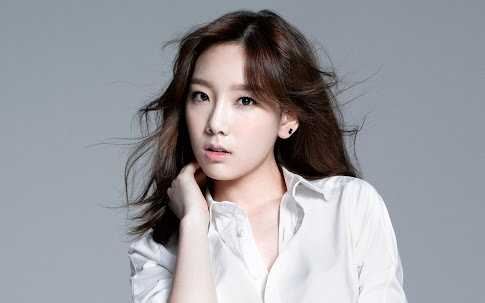
#> input picture day03_opencv_face_detection/img/taecv.jpg, 485 x 303 px
$ python arithmetics.py
#> lines starting #> are read from the running program, lines starting #| are printed output that depends on the picture; after the words box and inside, x2 and y2 are one past the last pixel; in counts of white or black regions, pixels touching at a corner belong together
# Applying arithmetics on images.
import numpy as np
import cv2

tae = cv2.imread('../img/taecv.jpg',cv2.IMREAD_COLOR)
#> tae is the input picture: shape (303, 485, 3); mean B, G, R 159.7, 154.3, 154
tae_gray = cv2.cvtColor(tae,cv2.COLOR_BGR2GRAY)
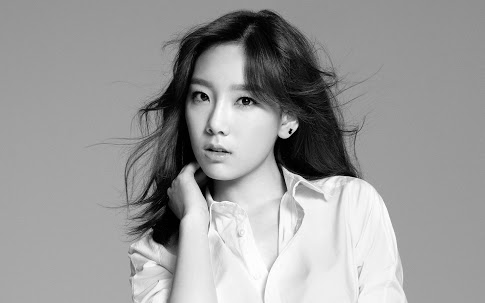
#> tae_gray: shape (303, 485); min 0, max 255, mean 154.8

yoona = cv2.imread('../img/yoonacv.jpg', cv2.IMREAD_COLOR)
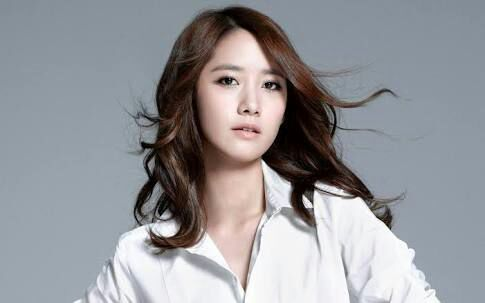
#> input picture day03_opencv_face_detection/img/yoonacv.jpg, 485 x 303 px
#> yoona is the input picture: shape (303, 485, 3); mean B, G, R 154.3, 150.2, 149.3

retval, threshold = cv2.threshold(tae, 125, 255, cv2.THRESH_BINARY)
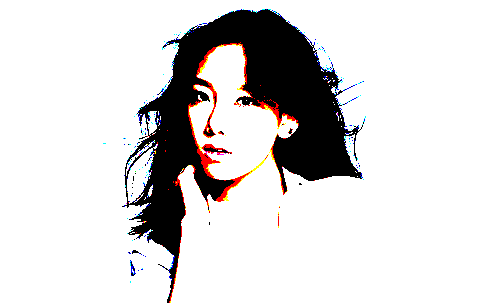
#> threshold: shape (303, 485, 3); mean B, G, R 213.9, 213.9, 216
retval, threshold_gray = cv2.threshold(tae_gray, 125, 255, cv2.THRESH_BINARY)
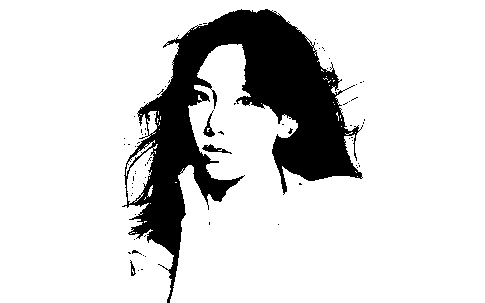
#> threshold_gray: shape (303, 485); 84.1% white; 70 black regions (65 under 20 px), largest, box (x1, y1, x2, y2) and area: (122, 9, 363, 303) 22865, (202, 144, 232, 154) 117, (203, 110, 215, 137) 112, (130, 260, 136, 276) 41, (132, 250, 142, 255) 20
gaus = cv2.adaptiveThreshold(tae_gray, 255, cv2.ADAPTIVE_THRESH_GAUSSIAN_C, cv2.THRESH_BINARY, 115, 5)
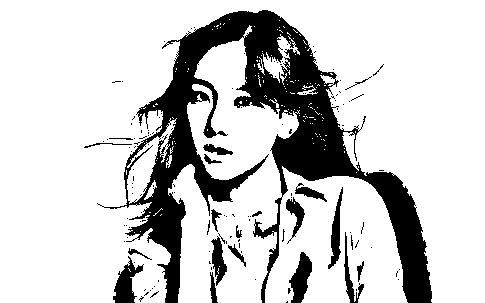
#> gaus: shape (303, 485); 80.1% white; 135 black regions (113 under 20 px), largest, box (x1, y1, x2, y2) and area: (97, 10, 432, 303) 24924, (113, 256, 144, 303) 675, (289, 252, 312, 303) 661
retval, otsu = cv2.threshold(tae_gray,125, 255, cv2.THRESH_BINARY + cv2.THRESH_OTSU)
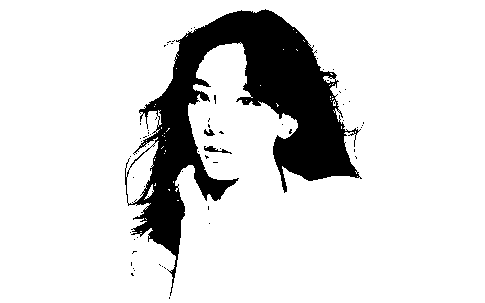
#> otsu: shape (303, 485); 85.6% white; 63 black regions (60 under 20 px), largest, box (x1, y1, x2, y2) and area: (125, 9, 362, 296) 20819, (204, 146, 232, 154) 86, (204, 129, 215, 136) 47
#> retval = 107

# Types of Add
# add = tae + yoona
# add = cv2.add(tae,yoona)
# weighted = cv2.addWeighted(tae,0.4,yoona,0.6,0)

cv2.imshow('original', tae)
cv2.imshow('threshold', threshold)
cv2.imshow('threshold_gray', threshold_gray)
cv2.imshow('threshold_GAUS', gaus)
cv2.imshow('threshold_otsu', otsu)

# cv2.imshow('image',add)
# cv2.imshow('weighted',weighted)

cv2.waitKey(0)
cv2.destroyAllWindows()
